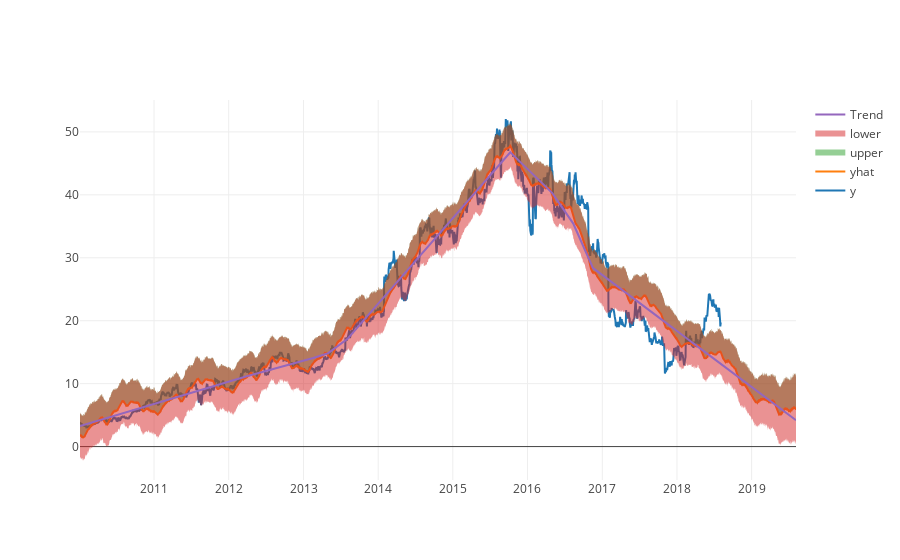

Write notebook code for a chart like this one.
### Code cell
iplot([
    go.Scatter(x=UnderArmor['ds'], y=UnderArmor['y'], name='y'),
    go.Scatter(x=forecast['ds'], y=forecast['yhat'], name='yhat'),
    go.Scatter(x=forecast['ds'], y=forecast['yhat_upper'], fill='tonexty', mode='none', name='upper'),
    go.Scatter(x=forecast['ds'], y=forecast['yhat_lower'], fill='tonexty', mode='none', name='lower'),
    go.Scatter(x=forecast['ds'], y=forecast['trend'], name='Trend')
])

### Figure 1 — Plotly figure (JSON) as saved in the notebook; plotly's stock layout.template omitted (floating-point values rounded to 4 significant figures; data arrays with more than 128 entries replaced by an {"elided": "..."} marker saying what was removed)
{"data": [{"name": "y", "type": "scatter", "x": {"elided": "2163 str values"}, "y": {"elided": "2163 float values"}}, {"name": "yhat", "type": "scatter", "x": {"elided": "2528 str values"}, "y": {"elided": "2528 float values"}}, {"fill": "tonexty", "mode": "none", "name": "upper", "type": "scatter", "x": {"elided": "2528 str values"}, "y": {"elided": "2528 float values"}}, {"fill": "tonexty", "mode": "none", "name": "lower", "type": "scatter", "x": {"elided": "2528 str values"}, "y": {"elided": "2528 float values"}}, {"name": "Trend", "type": "scatter", "x": {"elided": "2528 str values"}, "y": {"elided": "2528 float values"}}], "layout": {}}
